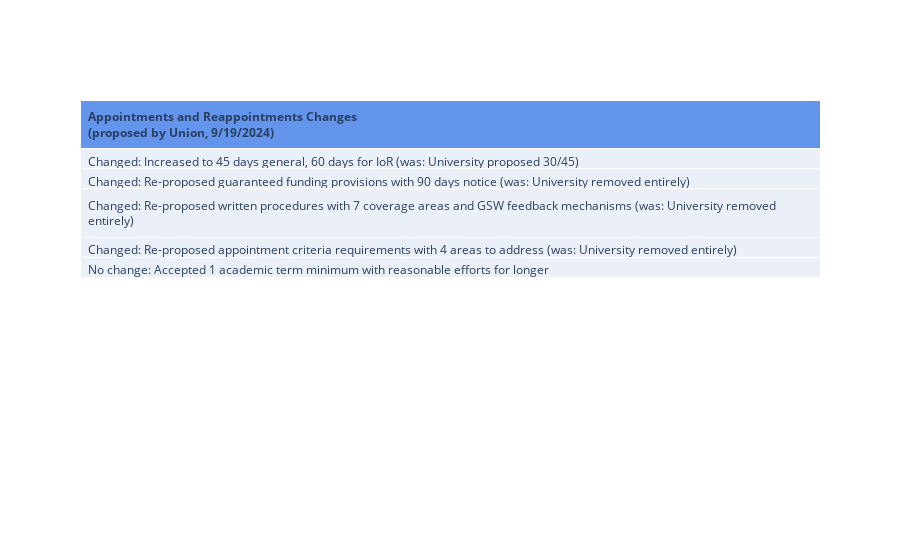

Notebook source saved alongside this figure:
### Code cell
def changes_table(article, date):
    subset = negotiations[(negotiations["Article"] == article) & (negotiations["Date"] == date)]
    party = subset["Party"].unique().tolist()
    
    if len(party) > 1 or party[0] == 'Tentative Agreement':
        head_color = 'aquamarine',
        header_title = f"<b>{article} Changes<br>(Tentative Agreement, {date})</b>"
    elif party[0] == 'Union':
        head_color = 'cornflowerblue',
        header_title = f"<b>{article} Changes<br>(proposed by Union, {date})</b>"
    else:
        head_color='lightcoral',
        header_title= f"<b>{article} Changes<br>(proposed by University, {date})</b>"
    
    fig = go.Figure(data=go.Table(
        header=dict(values = [header_title], fill_color=head_color, align='left'),
        cells = dict(values=[subset["Changes from Previous Version"]], align='left')
    ))
    
    return fig

table = changes_table("Appointments and Reappointments", '9/19/2024')
table.show()

### Figure 1 — Plotly figure (JSON) as saved in the notebook; plotly's stock layout.template omitted (floating-point values rounded to 4 significant figures)
{"data": [{"cells": {"align": "left", "values": [["Changed: Increased to 45 days general, 60 days for IoR (was: University proposed 30/45)", "Changed: Re-proposed guaranteed funding provisions with 90 days notice (was: University removed entirely)", "Changed: Re-proposed written procedures with 7 coverage areas and GSW feedback mechanisms (was: University removed entirely)", "Changed: Re-proposed appointment criteria requirements with 4 areas to address (was: University removed entirely)", "No change: Accepted 1 academic term minimum with reasonable efforts for longer"]]}, "header": {"align": "left", "fill": {"color": ["cornflowerblue"]}, "values": ["<b>Appointments and Reappointments Changes<br>(proposed by Union, 9/19/2024)</b>"]}, "type": "table"}], "layout": {}}
